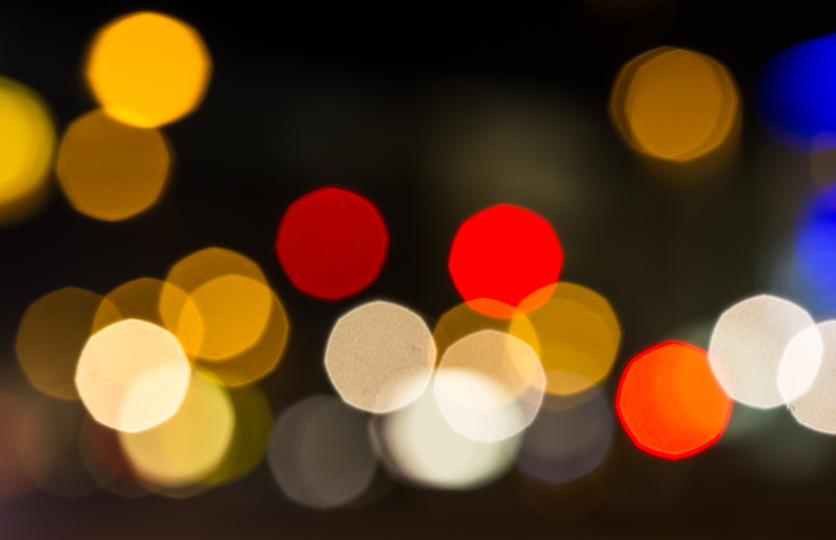
#> input picture Bilder/Beispiel.jpg, 1671 x 1080 px (shown at 1/2 size)
$ jupyter execute Pixel_Power.ipynb
#> lines starting #> are read from the running program, lines starting #| are printed output that depends on the picture; after the words box and inside, x2 and y2 are one past the last pixel; in counts of white or black regions, pixels touching at a corner belong together
# **Vorbereitung**

[cell 1]
# Import der Python Pakete
import os
#import progressbar
#from google.colab import drive
import cv2
from PIL import Image
import numpy as np
import matplotlib.pyplot as plt


# [19 lines of commented-out code are left out]

[cell 2]
## Verbindung mit Google Drive herstellen um die Bilder zu laden
#drive.mount('/content/gdrive', force_remount=True)  # use force_remount=True param after upload of new data

[cell 3]
## Auswahl des Ordners, in welchem die Bilder liegen
#%cd gdrive/MyDrive/Pixel-Power/Bilder/

# **Ein paar Basics**

### Ein Bild besteht gewöhnlich aus 3 Ebenen:  <font color='red'>Rot</font> - <font color='green'>Grün</font> - <font color='blue'>Blau</font>

### Man kann Farben am Computer wiedergeben, indem man angibt, wie viel <font color='red'>rot</font>, <font color='green'>grün</font> und <font color='blue'>blau</font> sie enthalten sollen.

[cell 4]
# Rot, Grün und Blau sind einfach zu erzeugen -> Rot
farbe_rot = Image.new('RGB',(200,200),(255,0,0))
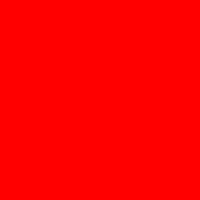
#> farbe_rot: PIL image 200x200 RGB; mean R, G, B 255, 0, 0
display(farbe_rot)

[cell 5]
# Rot, Grün und Blau sind einfach zu erzeugen -> Grün
farbe_grün = Image.new('RGB',(200,200),(0,255,0))
display(farbe_grün)

[cell 6]
# Rot, Grün und Blau sind einfach zu erzeugen -> Blau
farbe_blau = Image.new('RGB',(200,200),(0,0,255))
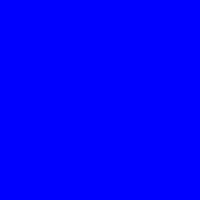
#> farbe_blau: PIL image 200x200 RGB; mean R, G, B 0, 0, 255
display(farbe_blau)

[cell 7]
# Beispiel für andere Farben
print("Schwarz:")
farbe_schwarz = Image.new('RGB',(200,200),(0,0,0)) # keine Farben
#> farbe_schwarz: PIL image 200x200 RGB; every value is 0
display(farbe_schwarz)

print("Weiß:")
farbe_weiß = Image.new('RGB',(200,200),(255,255,255)) # alle Farben
#> farbe_weiß: PIL image 200x200 RGB; every value is 255
display(farbe_weiß)

print("Lila:")
farbe_lila = Image.new('RGB',(200,200),(255,0,255)) # Rot und Blau
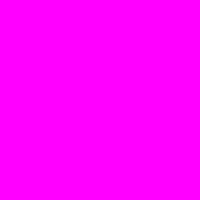
#> farbe_lila: PIL image 200x200 RGB; mean R, G, B 255, 0, 255
display(farbe_lila)

print("Grün:")
farbe_grün = Image.new('RGB',(200,200),(109,209,0)) # Grün mit Rot
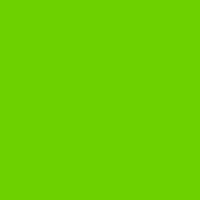
#> farbe_grün: PIL image 200x200 RGB; mean R, G, B 109, 209, 0
display(farbe_grün)

[cell 8]
# Probiere aus, wie welche Farben gemischt werden können.
farb_experiment = Image.new('RGB',(200,200),(100,100,100))
#> farb_experiment: PIL image 200x200 RGB; every value is 100
display(farb_experiment)

# **Und jetzt geht's los**

[cell 9]
# Auswahl und Anzeigen des Bilds (Quelle: https://www.fotocommunity.de/photo/lichtpunkte-kmikka/33475018)
beispiel_1 = Image.open('Bilder/Beispiel.jpg')
#> beispiel_1 is the input picture: PIL image 1671x1080 RGB; mean R, G, B 93.5, 62.9, 34.9
display(beispiel_1)

[cell 10]
# Aufsplittung des Bildes in die 3 Ebenen
M = np.asarray(beispiel_1)

plt.figure(figsize=(20, 6))

plt.subplot(141)
plt.imshow(M[:, :, :], vmin=0, vmax=255)
plt.title("Original")

plt.subplot(142)
plt.imshow(M[:, :, 0], cmap='Reds', vmin=0, vmax=255)
plt.title("Roter Farbkanal")

plt.subplot(143)
plt.imshow(M[:, :, 1], cmap='Greens', vmin=0, vmax=255)
plt.title("Grüner Farbkanal")

plt.subplot(144)
plt.imshow(M[:, :, 2], cmap='Blues', vmin=0, vmax=255)
plt.title("Blauer Farbkanal")

plt.show()
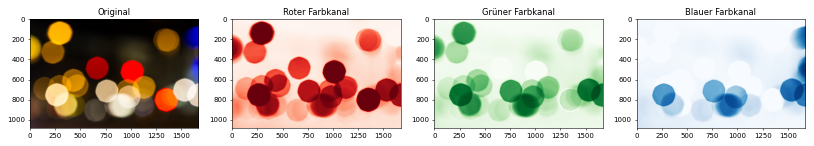
#> figure drawn by matplotlib, 4 panels

[cell 11]
# Bild anzeigen

beispiel_k = Image.open('Bilder/Katharina.jpeg')
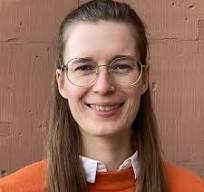
#> input picture Bilder/Katharina.jpeg, 204 x 192 px
#> beispiel_k is the input picture: PIL image 204x192 RGB; mean R, G, B 146.4, 103.7, 87.7

original_bild = np.asarray(beispiel_k)

plt.figure(figsize=(20, 6))

plt.subplot(141)
plt.imshow(original_bild[:, :, :], vmin=0, vmax=255)
plt.title("Original")

plt.subplot(142)
plt.imshow(original_bild[:, :, 0], cmap="gray", vmin=0, vmax=255)
plt.title("Roter Farbkanal")

plt.subplot(143)
plt.imshow(original_bild[:, :, 1],cmap="gray", vmin=0, vmax=255)
plt.title("Grüner Farbkanal")

plt.subplot(144)
plt.imshow(original_bild[:, :, 2],cmap="gray", vmin=0, vmax=255)
plt.title("Blauer Farbkanal")

plt.show()
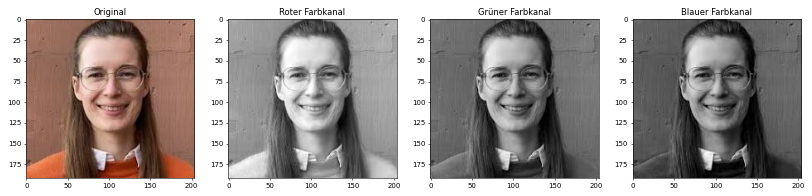
#> figure drawn by matplotlib, 4 panels

[cell 12]
# Man kann auch für einzelne Pixel anschauen, welche Farbe sie haben
pixel_farbe = original_bild[180,180]
#> pixel_farbe = [197, 85, 47]
print(pixel_farbe)
#| [197  85  47]
display(Image.new('RGB',(200,200), tuple(pixel_farbe)))
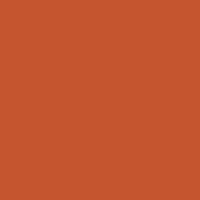
#> shown: PIL image 200x200 RGB; mean R, G, B 197, 85, 47

[cell 13]
# Man kann Farben durch andere austauschen

# Wähle aus, welche Farbe du austauschen möchtest anhand eines Pixels
pixel_farbe = original_bild[180,11]
#> pixel_farbe = [240, 131, 88]
print(pixel_farbe)
#| [240 131  88]
Reihen, Spalten, Farbkanäle = original_bild.shape
#> Reihen = 192; Spalten = 204; Farbkanäle = 3
verändertes_bild = original_bild.copy()


for i in range(0,Reihen):
    for j in range(0,Spalten):
        delta = np.asarray(original_bild[i,j]) - np.asarray(pixel_farbe)
        if np.sum(delta) < 150:
            verändertes_bild[i,j] = [255,255,255]; # RGB
        else:  verändertes_bild[i,j] = original_bild[i,j]
#> verändertes_bild: shape (192, 204, 3); 0.13% of pixels changed, all inside (x1, y1, x2, y2) = (0, 100, 99, 192)
plt.figure(figsize=(10, 6))

plt.subplot(121)
plt.imshow(original_bild[:, :, :], vmin=0, vmax=255)
plt.title("Original")

plt.subplot(122)
plt.imshow(verändertes_bild[:, :, :], vmin=0, vmax=255)
plt.title("Verändertes Bild")

[cell 14]
# Man kann farbige Bilder auch in graue Bilder umwandeln (Formal: Graues Bild = 0.299 ∙ Rot + 0.587 ∙ Grün + 0.114 ∙ Blau )

# Wähle aus, welche Farbe du austauschen möchtest anhand eines Pixels
pixel_farbe = original_bild[180,11]
print(pixel_farbe)
#| [240 131  88]
Reihen, Spalten, Farbkanäle = original_bild.shape


graues_bild = 0.299 * original_bild[:,:,0] + 0.587 * original_bild[:,:,1] + 0.114 * original_bild[:,:,2]

print(original_bild.shape, graues_bild.shape)
#| (192, 204, 3) (192, 204)

plt.figure(figsize=(10, 6))

plt.subplot(121)
plt.imshow(original_bild, vmin=0, vmax=255)
plt.title("Original")

plt.subplot(122)
plt.imshow(graues_bild, cmap="gray", vmin=0, vmax=255)
plt.title("Graues Bild")

# Bild Filter

[cell 15]
# Definiere den Filter
box_blur = np.array([[1, 1, 1],
                     [1, 1, 1],
                     [1, 1, 1]]) * 1/9

# Wende den Filter auf das Bild an
ergebnis_box_blur = cv2.filter2D(graues_bild, -1, box_blur)
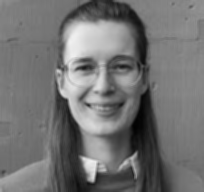
#> ergebnis_box_blur: shape (192, 204) float64; min 1.97, max 240.1, mean 114.6

# Schaue dir die Ergebnisse an
plt.figure(figsize=(10, 6))

plt.subplot(121)
plt.imshow(graues_bild, cmap="gray", vmin=0, vmax=255)
plt.title("Original Bild")

plt.subplot(122)
plt.imshow(ergebnis_box_blur, cmap="gray", vmin=0, vmax=255)
plt.title("Bild mit Box Blur Filter")

[cell 16]
# Definiere den Filter
sharpening = np.array([[0, -1, 0],
                     [-1, 5, -1],
                     [0, -1, 0]])

# Wende den Filter auf das Bild an
ergebnis_sharpening = cv2.filter2D(graues_bild, -1, sharpening)
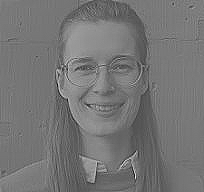
#> ergebnis_sharpening: shape (192, 204) float64; min -288.9, max 586.7, mean 114.7; drawn with min black and max white

# Schaue dir die Ergebnisse an
plt.figure(figsize=(10, 6))

plt.subplot(121)
plt.imshow(graues_bild, cmap="gray", vmin=0, vmax=255)
plt.title("Original Bild")

plt.subplot(122)
plt.imshow(ergebnis_sharpening, cmap="gray", vmin=0, vmax=255)
plt.title("Bild mit Sharpening Filter")
